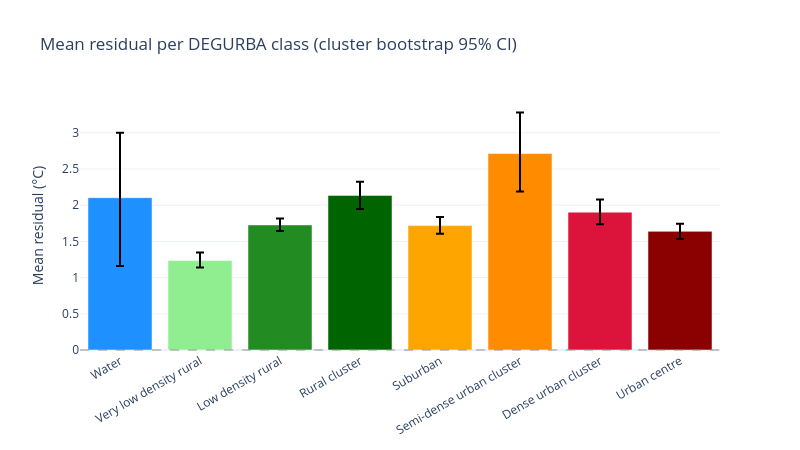

Notebook source saved alongside this figure:
### Code cell
degurba_order = [
    "Water",
    "Very low density rural",
    "Low density rural",
    "Rural cluster",
    "Suburban",
    "Semi-dense urban cluster",
    "Dense urban cluster",
    "Urban centre",
]
degurba_colors = [
    "rgb(30,144,255)",
    "rgb(144,238,144)",
    "rgb(34,139,34)",
    "rgb(0,100,0)",
    "rgb(255,165,0)",
    "rgb(255,140,0)",
    "rgb(220,20,60)",
    "rgb(139,0,0)",
]

tmp = residuals_df.dropna(subset=["degurba_label", "residual"]).copy()
tmp["degurba_label"] = pd.Categorical(
    tmp["degurba_label"], categories=degurba_order, ordered=True
)
tmp = tmp.dropna(subset=["degurba_label"])

rng = np.random.default_rng(42)
staids = tmp["STAID"].unique()
n_stations = len(staids)
station_agg = (
    tmp.groupby(["STAID", "degurba_label"], observed=True)["residual"]
    .agg(["mean", "count"])
    .reset_index()
)
cats = [c for c in degurba_order if c in tmp["degurba_label"].values]

n_boot = 1000
boot_means = np.zeros((n_boot, len(cats)))
for b in range(n_boot):
    resampled = rng.choice(staids, size=n_stations, replace=True)
    unique, counts = np.unique(resampled, return_counts=True)
    weights = pd.Series(counts, index=unique, name="weight")
    merged = station_agg[station_agg["STAID"].isin(unique)].copy()
    merged["weight"] = merged["STAID"].map(weights)
    merged["ws"] = merged["mean"] * merged["count"] * merged["weight"]
    merged["wn"] = merged["count"] * merged["weight"]
    agg = merged.groupby("degurba_label", observed=True)[["ws", "wn"]].sum()
    boot_means[b] = (agg["ws"] / agg["wn"]).reindex(cats).values

deg_means = (
    tmp.groupby("degurba_label", observed=True)["residual"].mean().reindex(cats).values
)
ci_lo = np.percentile(boot_means, 2.5, axis=0)
ci_hi = np.percentile(boot_means, 97.5, axis=0)

fig = go.Figure()
fig.add_trace(
    go.Bar(
        x=cats,
        y=deg_means,
        marker_color=degurba_colors[: len(cats)],
        error_y=dict(
            type="data",
            symmetric=False,
            array=ci_hi - deg_means,
            arrayminus=deg_means - ci_lo,
            color="black",
            thickness=2,
            width=4,
        ),
        showlegend=False,
        hovertemplate="%{x}<br>Mean: %{y:.3f} °C<extra></extra>",
    ),
)
fig.add_hline(y=0, line_dash="dash", line_color="grey", opacity=0.4)
fig.update_layout(
    height=450,
    width=800,
    template="plotly_white",
    title="Mean residual per DEGURBA class (cluster bootstrap 95% CI)",
    yaxis_title="Mean residual (°C)",
    xaxis_tickangle=-30,
)
fig.show()
fig.write_html(FIGS / "degurba_pdp.html", include_plotlyjs="cdn")
pd.DataFrame({"degurba_label": cats, "mean": deg_means, "ci_lo": ci_lo, "ci_hi": ci_hi, "color": degurba_colors[:len(cats)]}).to_parquet(PLOT_DATA / "degurba_pdp.parquet", index=False)

### Figure 1 — Plotly figure (JSON) as saved in the notebook; plotly's stock layout.template omitted (floating-point values rounded to 4 significant figures)
{"data": [{"error_y": {"array": [0.896, 0.1106, 0.08718, 0.1875, 0.1202, 0.5662, 0.1755, 0.1035], "arrayminus": [0.9425, 0.0954, 0.0853, 0.1865, 0.1131, 0.5244, 0.1673, 0.1052], "color": "black", "symmetric": false, "thickness": 2, "type": "data", "width": 4}, "hovertemplate": "%{x}<br>Mean: %{y:.3f} °C<extra></extra>", "marker": {"color": ["rgb(30,144,255)", "rgb(144,238,144)", "rgb(34,139,34)", "rgb(0,100,0)", "rgb(255,165,0)", "rgb(255,140,0)", "rgb(220,20,60)", "rgb(139,0,0)"]}, "showlegend": false, "type": "bar", "x": ["Water", "Very low density rural", "Low density rural", "Rural cluster", "Suburban", "Semi-dense urban cluster", "Dense urban cluster", "Urban centre"], "y": [2.104, 1.236, 1.727, 2.135, 1.718, 2.713, 1.904, 1.638]}], "layout": {"height": 450, "shapes": [{"line": {"color": "grey", "dash": "dash"}, "opacity": 0.4, "type": "line", "x0": 0, "x1": 1, "xref": "x domain", "y0": 0, "y1": 0, "yref": "y"}], "title": {"text": "Mean residual per DEGURBA class (cluster bootstrap 95% CI)"}, "width": 800, "xaxis": {"tickangle": -30}, "yaxis": {"title": {"text": "Mean residual (°C)"}}}}
